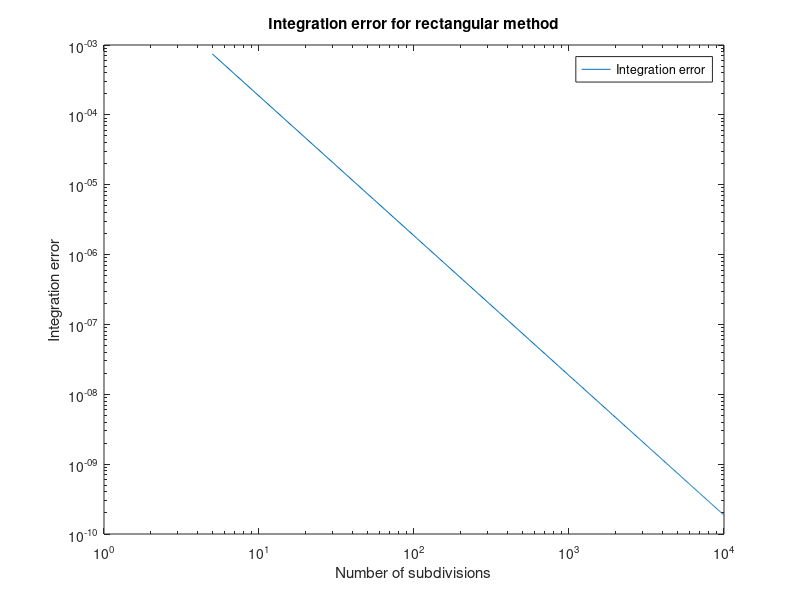

This figure's MATLAB source:
function [integration_error, Nt, ft_5, integral_1000] = zadanie1()
    % Numeryczne całkowanie metodą prostokątów.
    % Nt - wektor zawierający liczby podprzedziałów całkowania
    % integration_error - integration_error(1,i) zawiera błąd całkowania wyznaczony
    %   dla liczby podprzedziałów równej Nt(i). Zakładając, że obliczona wartość całki
    %   dla Nt(i) liczby podprzedziałów całkowania wyniosła integration_result,
    %   to integration_error(1,i) = abs(integration_result - reference_value),
    %   gdzie reference_value jest wartością referencyjną całki.
    % ft_5 - gęstość funkcji prawdopodobieństwa dla n=5
    % integral_1000 - całka od 0 do 5 funkcji gęstości prawdopodobieństwa
    %   dla 1000 podprzedziałów całkowania

    reference_value = 0.0473612919396179; % wartość referencyjna całki

    Nt = 5:50:10^4;
    integration_error = zeros(1, length(Nt));

    ft_5 = fun(5);
    integral_1000 = rectangular_method(@fun, 1000, 0, 5);
    
    integration_result = zeros(1, length(Nt));

    for i = 1:length(Nt)
        integration_result(1,i) = rectangular_method(@fun, Nt(i), 0, 5);
        integration_error(1,i) = abs(integration_result(1,i) - reference_value);
    end

    loglog(Nt, integration_error, 'DisplayName', sprintf("Integration error"))
    xlabel('Number of subdivisions');
    ylabel('Integration error');
    title('Integration error for rectangular method');
    legend('show');

     


end

function value = fun(t)

    sigma = 3;
    u = 10;    
    denominator = sigma*(sqrt(2*pi));
    nominator = -(t-u)^2;
    denonimnator2 = 2*sigma^2;
    euler = exp(nominator/denonimnator2);
    value = (1/denominator)*euler;
end

function integral = rectangular_method(funHandle, N, a, b)
    
    integral = 0;
    delta = (b - a) / N;
    for i = 1:N
        first_value = a + (i-1) * delta;
        sec_value = a + i * delta;
        value = funHandle((first_value + sec_value) / 2);
        integral = integral + value * delta;
    end
    

end